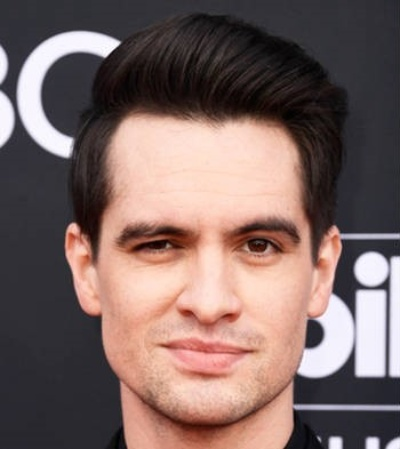
#> input picture images/skin_tone/1_BGR.jpg, 400 x 449 px
$ python -i preprocessing.py   (imports and definitions only)
#> lines starting #> are read from the running program, lines starting #| are printed output that depends on the picture
"""
Face detection, cropping, and lighting normalization for skin analysis.
"""
import os

import cv2
import numpy as np

_FACE_CASCADE = cv2.CascadeClassifier(
    cv2.data.haarcascades + "haarcascade_frontalface_default.xml"
)


def _apply_clahe(bgr_image: np.ndarray) -> np.ndarray:
    """Normalize lighting using CLAHE on the L channel in LAB space."""
    lab = cv2.cvtColor(bgr_image, cv2.COLOR_BGR2LAB)
    l_channel, a_channel, b_channel = cv2.split(lab)
    clahe = cv2.createCLAHE(clipLimit=2.0, tileGridSize=(8, 8))
    l_channel = clahe.apply(l_channel)
    merged = cv2.merge((l_channel, a_channel, b_channel))
    return cv2.cvtColor(merged, cv2.COLOR_LAB2BGR)


def _detect_faces(gray: np.ndarray):
    """Try progressively relaxed Haar settings before giving up."""
    configs = [
        {"scaleFactor": 1.08, "minNeighbors": 5, "minSize": (80, 80)},
        {"scaleFactor": 1.05, "minNeighbors": 3, "minSize": (60, 60)},
        {"scaleFactor": 1.03, "minNeighbors": 2, "minSize": (40, 40)},
    ]
    for cfg in configs:
        faces = _FACE_CASCADE.detectMultiScale(
            gray, flags=cv2.CASCADE_SCALE_IMAGE, **cfg
        )
        if len(faces) > 0:
            return faces
    return []


def _center_crop_fallback(image: np.ndarray, fraction: float = 0.75) -> np.ndarray:
    height, width = image.shape[:2]
    crop_h = int(height * fraction)
    crop_w = int(width * fraction)
    y1 = max(0, (height - crop_h) // 2)
    x1 = max(0, (width - crop_w) // 2)
    return image[y1 : y1 + crop_h, x1 : x1 + crop_w]


def detect_and_crop_face(
    image_path: str,
    output_path: str,
    padding_ratio: float = 0.25,
    min_face_fraction: float = 0.08,
) -> dict:
    """
    Detect the largest frontal face, crop with padding, normalize lighting, and save.

    Returns metadata including whether a face was found and the crop box used.
    """
#> called with image_path = '../../images/skin_tone/1_BGR.jpg', output_path = 'out.png', padding_ratio = 0.25, min_face_fraction = 0.08
    image = cv2.imread(image_path)
#> image is the input picture: shape (449, 400, 3); mean B, G, R 99.5, 103.1, 124.8
    if image is None:
        raise ValueError("Could not read image file.")

    height, width = image.shape[:2]
#> height = 449; width = 400
    gray = cv2.cvtColor(image, cv2.COLOR_BGR2GRAY)
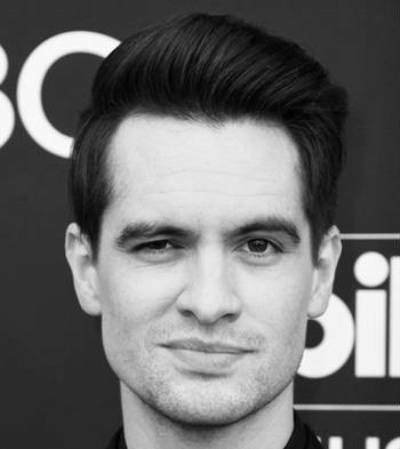
#> gray: shape (449, 400); min 1, max 254, mean 109.1
    faces = _detect_faces(gray)
#> the loop in _detect_faces, `for cfg in configs:` made 1 pass
#> faces on pass 1: [[68, 138, 278, 278]]
#> faces = [[68, 138, 278, 278]]

    if len(faces) == 0:
        fallback = _center_crop_fallback(image)
        fallback = _apply_clahe(fallback)
        os.makedirs(os.path.dirname(output_path) or ".", exist_ok=True)
        cv2.imwrite(output_path, fallback)
        return {
            "face_detected": True,
            "used_fallback": True,
            "message": "No face detected — using center crop. Use a clear front-facing photo for best accuracy.",
            "face_box": None,
            "face_fraction": 0.0,
            "output_path": output_path,
        }

    # Use the largest detected face
    x, y, w, h = max(faces, key=lambda box: box[2] * box[3])
#> x = 68; y = 138; w = 278; h = 278
    face_area = w * h
#> face_area = 77284
    image_area = width * height
#> image_area = 179600
    if face_area / image_area < min_face_fraction:
        fallback = _center_crop_fallback(image)
        fallback = _apply_clahe(fallback)
        os.makedirs(os.path.dirname(output_path) or ".", exist_ok=True)
        cv2.imwrite(output_path, fallback)
        return {
            "face_detected": True,
            "used_fallback": True,
            "message": "Face was too small — using center crop. Move closer for best accuracy.",
            "face_box": {"x": int(x), "y": int(y), "w": int(w), "h": int(h)},
            "face_fraction": round(face_area / image_area, 3),
            "output_path": output_path,
        }

    pad_x = int(w * padding_ratio)
#> pad_x = 69
    pad_y = int(h * padding_ratio)
#> pad_y = 69
    x1 = max(0, x - pad_x)
#> x1 = 0
    y1 = max(0, y - pad_y)
#> y1 = 69
    x2 = min(width, x + w + pad_x)
#> x2 = 400
    y2 = min(height, y + h + pad_y)
#> y2 = 449

    face_crop = image[y1:y2, x1:x2]
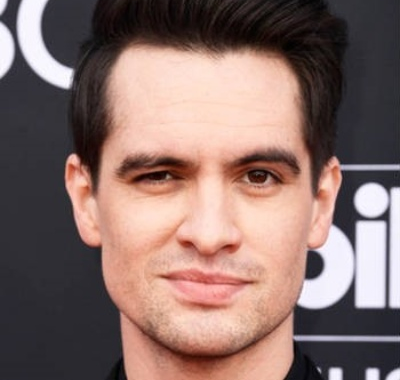
#> face_crop: shape (380, 400, 3); mean B, G, R 106.1, 111.1, 136.4
    if face_crop.size == 0:
        return {
            "face_detected": False,
            "message": "Could not extract a valid face region from the image.",
        }

    face_crop = _apply_clahe(face_crop)
#> in _apply_clahe, `lab = cv2.cvtColor(bgr_image, cv2.COLOR_BGR2LAB)`: lab: shape (380, 400, 3); mean of channels 0, 1, 2 120.8, 137.3, 134.2
#> in _apply_clahe, `l_channel, a_channel, b_channel = cv2.split(lab)`:
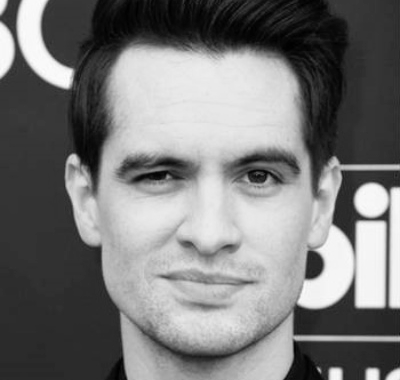
#> l_channel: shape (380, 400); min 0, max 253, mean 120.8
#> in _apply_clahe, `l_channel, a_channel, b_channel = cv2.split(lab)`:
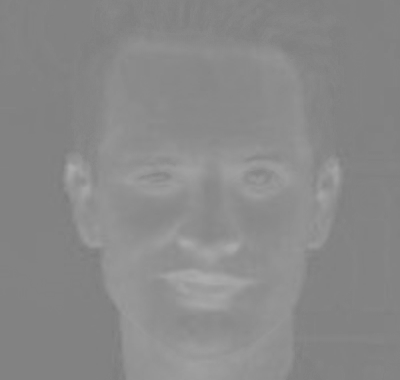
#> a_channel: shape (380, 400); min 124, max 173, mean 137.3
#> in _apply_clahe, `l_channel = clahe.apply(l_channel)`:
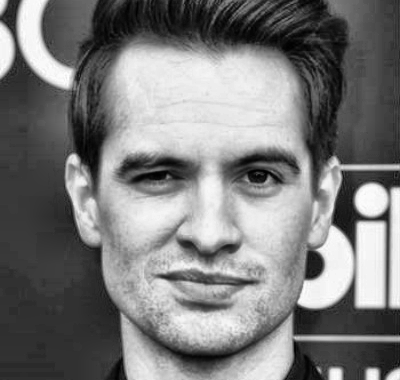
#> l_channel: shape (380, 400); min 1, max 254, mean 123.1
#> in _apply_clahe, `merged = cv2.merge((l_channel, a_channel, b_channel))`: merged: shape (380, 400, 3); mean of channels 0, 1, 2 123.1, 137.3, 134.2
#> in _apply_clahe, `return cv2.cvtColor(merged, cv2.COLOR_LAB2BGR)`:
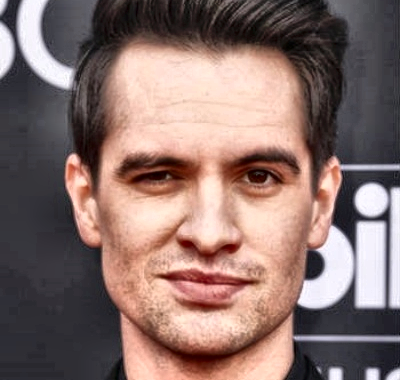
#> returned value: shape (380, 400, 3); mean B, G, R 108, 112.8, 137.2
    os.makedirs(os.path.dirname(output_path) or ".", exist_ok=True)
    cv2.imwrite(output_path, face_crop)

    return {
        "face_detected": True,
        "used_fallback": False,
        "face_box": {"x": int(x1), "y": int(y1), "w": int(x2 - x1), "h": int(y2 - y1)},
        "face_fraction": round(face_area / image_area, 3),
        "output_path": output_path,
    }

>>> result = detect_and_crop_face('../../images/skin_tone/1_BGR.jpg', 'out.png')
#> result = 5 items
